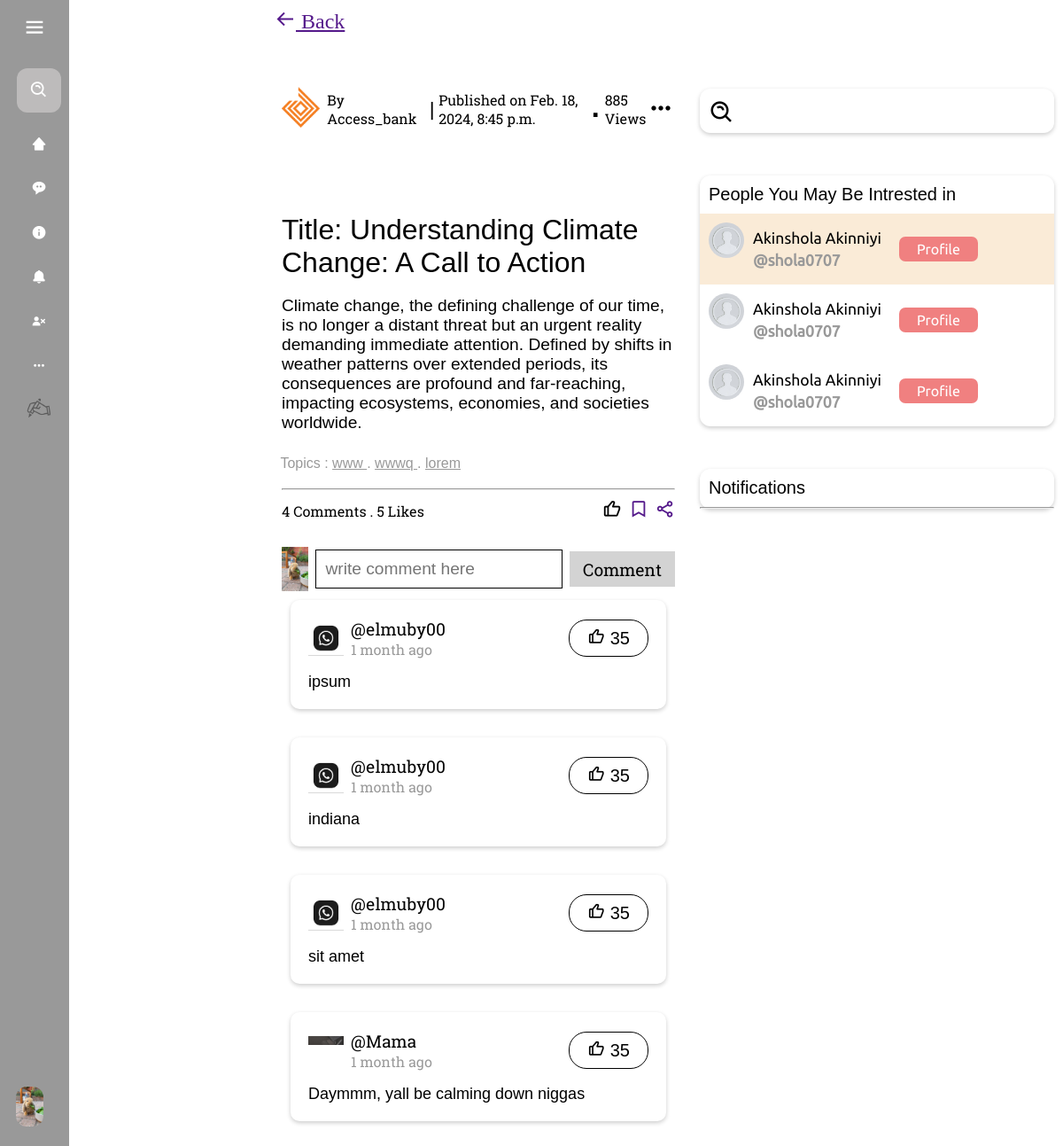
Screenshot of /post_details/cf5ccd7b-8481-4d31-aa3b-e5f36586490f (signed in) with the database file from the repository.
### blog/models.py (models this page shows, shortened)
class Profile(models.Model):
    user = models.OneToOneField(User, on_delete=models.CASCADE)
    bio = models.TextField(null=True, blank=True)
    dob = models.DateField(null=True, blank=True)
    profile_img =  models.ImageField( upload_to='profile_images', default='default.jpg')
    location = models.CharField(null=True, blank=True, max_length=100)
    website = models.CharField(null=True, blank=True,max_length=100)
    about = models.TextField(null=True, blank=True)
    followers = models.ManyToManyField('self', symmetrical=False, related_name='following')
    def __str__(self):
        return self.user.username

class Post(models.Model):
    id = models.UUIDField(primary_key = True, default = uuid.uuid4)
    user = models.ForeignKey(Profile, on_delete= models.SET_NULL, null= True)
    image = models.ImageField(upload_to='post_images', default=None, null=True, blank=True)
    topic = models.CharField(max_length=100, null = True, blank=True)
    caption = models.TextField()
    category = models.ManyToManyField(category, related_name='cats', blank=True)
    created = models.DateTimeField(default = datetime.now)
    likes = models.ManyToManyField(Profile, related_name='likes', blank=True)

class category(models.Model):
    category = models.CharField(max_length=200)

class Message(models.Model):
    muser = models.ForeignKey(Profile, on_delete= models.SET_NULL, null= True)
    mpost = models.ForeignKey(Post, on_delete= models.SET_NULL, null= True)
    message_body = models.TextField()
    created = models.DateTimeField(default = datetime.now)

### blog/views.py (the view)
# urls.py: path("post_details/<str:pk>", views.post_details, name="post_details"),
@login_required(login_url="signin-page")
def post_details(request, pk):
    d_user = User.objects.get(username=request.user)
    user_profile = Profile.objects.get(user=d_user)
    c_user_profile = Profile.objects.get(user=d_user)
    post = Post.objects.get(id=pk)
    post_messages = post.message_set.all()
    if request.method == "POST":
        Message.objects.create(
            muser=user_profile, mpost=post, message_body=request.POST.get("messagebody")
        ).save()
        return redirect("post_details", pk=post.id)
    context = {
        "postdet": post,
        "c_user_profile": c_user_profile,
        "post_messages": post_messages,
    }
    return render(request, "postpage.html", context)

### templates/postpage.html (shortened to what this page needs)
{% extends "base.html" %} {% load static %}
{% block content %}
  <div class="post_page_Sep">
    <a href="{{request.META.HTTP_REFERER}}" class="back">
      <i class="bx bx-arrow-back"></i>
      Back
    </a>
    <div class="postpagemain">
      <div class="about_post">
        <div class="post_inner">
          <a class="person_details" href="#">
            <div class="person_details_image">
              <img src="{{ postdet.user.profile_img.url }}" alt="" />
            </div>
            <p class="person_details_name">By {{ postdet.user }}</p>
            <span style="font-size: 1.5rem">|</span>
          </a>
          <div class="other_about_post">
            <p>Published on {{ postdet.created }}</p>
          </div>
          <span style="font-size: 3rem; margin-top: -20px">.</span>
          <div class="views">885 Views</div>
        </div>
        <div class="otheroptions">
          <i class="bx bx-dots-horizontal-rounded"></i>
        </div>
      </div>
      <div>
        <div
          style="
            font-family: sans-serif;
            display: flex;
            flex-direction: column;
            gap: 0.7rem;
          "
        >
          {% if postdet.image %}
          <div
            style="
              padding: 0.5rem;
              width: 100%;
              height: 100%;
              overflow: hidden;
            "
          >
          </div>
          {% endif %}
          <p
            style="
              font-size: 2rem;
              padding: 0.5rem;
              padding-bottom: 0;
              font-family: sans-serif;
            "
          >
            {{ postdet.topic }}
          </p>
          <p
            style="
              font-family: sans-serif;
              font-size: 1.2rem;
              padding: 0.5rem;
            "
          >
            {{ postdet.caption }}
          </p>
          <p
            style="
              font-family: sans-serif;
              font-size: 1rem;
              color: #999;
              padding: 0.4rem;
              padding-bottom: 0rem;
            "
          >
            Topics : {% for catsp in postdet.category.all %}
            <a style="color: #999" href="/search?q={{catsp.category}}&type=category">
              {{catsp.category}}
            </a>
            {% if not forloop.last %} . {% endif %} {% endfor %}
          </p>
          <div style="padding: 0.5rem">
            <hr />
            <div
              style="
                margin-top: 10px;
                display: flex;
                align-items: center;
                justify-content: space-between;
              "
            >
              <div style="font-family: rs">
                {{post_messages.count}} Comments . {{ postdet.likes.count }}
                Likes
              </div>
              <div
                style="
                  display: flex;
                  align-items: center;
                  gap: 0.5rem;
                  font-size: 22px;
                "
              >
                {% if c_user_profile in dposts.likes.all %}
                <a style="color: black;" href="/like_post?post_id={{postdet.id}}"
                  ><i class="bx bx-like liked"></i
                ></a>
                {% else %}
                <a style="color: black;" href="/like_post?post_id={{postdet.id}}"
                  ><i class="bx bx-like"></i
                ></a>
                {% endif %}
                <a href=""><i class="bx bx-bookmark"></i></a>
                <a href=""><i class="bx bx-share-alt"></i></a>
              </div>
            </div>
          </div>
          <div
            style="display: flex; flex-direction: column; padding: 0.5rem"
            class="comment_section"
          >
            <form
              style="
                display: flex;
                align-items: center;
                justify-content: space-between;
                gap: 0.5rem;
              "
              action=""
              method="post"
            >
              <div
                style="
                  width: 50px;
                  height: 50px;
                  overflow: hidden;
                "
              >
                <img
                  width="100%"
                  src="{{ c_user_profile.profile_img.url }}"
                  alt=""
                />
              </div>
              <input
                style="
                  width: 100%;
                  height: 100%;
                  padding: 10px;
                  font-size: 1.2rem;
                  border-radius: none;
                  outline: none;
                  border: 1px solid black;
                "
                name="messagebody"
                placeholder="write comment here"
                type="text"
              />
              <button
                type="submit"
                style="
                  outline: none;
                  padding: 4px 15px;
                  width: 130px;
                  height: 40px;
                  font-size: 1.2rem;
                  background-color: lightgrey;
                  color: black;
                  border-radius: none;
                  border: none;
                  font-family: rs;
                "
              >
                Comment
              </button>
            </form>
            <div
              style="
                padding: 10px;
                display: flex;
                flex-direction: column;
                gap: 2rem;
              "
            >
              {% for message in post_messages %}
              <div
                class="comment"
                style="
                  display: flex;
                  flex-direction: column;
                  gap: 1rem;
                  box-shadow: 0 2px 5px 0 rgba(0, 0, 0, 0.2);
                  border-radius: 10px;
                  padding: 20px;
                "
              >
                <div
                  class="header"
                  style="
                    display: flex;
                    align-items: center;
                    justify-content: space-between;
                  "
                >
                  <a
                    style="
                      display: flex;
                      align-items: center;
                      gap: 0.5rem;
                      text-decoration: none;
                      color: black;
                    "
                    href="/profile/{{message.muser}}"
                  >
                    <div
                      style="width: 40px; height: 40px; overflow: hidden"
                    >
                      <img
                        style="width: 100%"
                        src="{{message.muser.profile_img.url}}"
                        alt=""
                      />
                    </div>
                    <div>
                      <p style="font-size: 1.2rem; font-family: rs">
                        @{{message.muser}}
                      </p>
                      <p
                        style="
                          font-family: rs;
                          font-size: 1rem;
                          color: #999;
                        "
                      >
                        {{message.created | timesince }} ago
                      </p>
                    </div>
                  </a>
                  <div
                    style="
                      padding: 8px 20px;
                      border: 1px solid;
                      border-radius: 20px;
                    "
                  >
                    <a
                      style="
                        text-decoration: none;
                        color: black;
                        font-size: 20px;
                      "
                      href=""
                      ><i class="bx bx-like"></i> 35</a
                    >
                  </div>
                </div>
                <div style="font-size: 18px">{{message.message_body}}</div>
              </div>
              {% endfor %}
            </div>
          </div>
        </div>
      </div>
    </div>
  </div>
{% endblock %}

### templates/navbar.html (shortened to what this page needs)
{% load static %}
<!DOCTYPE html>
<html lang="en">
  <head>
    <link
      href="https://unpkg.com/boxicons@2.1.4/css/boxicons.min.css"
      rel="stylesheet"
    />
    <link rel="stylesheet" href="{% static 'css/navbar.css' %}" />
  </head>
  <body>
    <nav class="sidebar">
      <div class="logo_content">
        <i class="bx bx-menu" id="btn"></i>
      </div>
      <ul class="nav_list">
        <li>
          <form action="">
            <i class="bx bx-search-alt sbfh"></i>
            <input type="search" placeholder="search..." name="" id="" />
          </form>
        </li>
        <li>
          <a href="/">
            <i class="bx bxs-home-alt-2"></i>
          </a>
        </li>
        <li>
          <a href="">
            <i class="bx bxs-message-rounded-dots"></i>
          </a>
        </li>
        <li>
          <a href="">
            <i class='bx bxs-info-circle' ></i>            <span class="links_name">About us</span>
          </a>
        </li>
        <li>
          <a href="">
            <i class="bx bxs-bell"></i>
          </a>
        </li>
        {% if request.user.is_authenticated %}
        <li>
          <a href="/logout">
            <i class="bx bxs-user-x"></i>
          </a>
        </li>
        {% endif %}
        <li>
          <a href="">
            <i class="bx bx-dots-horizontal-rounded"></i>
          </a>
        </li>
        <li>
          <a href="/post">
            <i
              style="
                display: flex;
                align-items: center;
                justify-content: center;
              "
              ><img
                style="width: 30px"
                src="../static/img/hand_with_pen_50px.png"
                alt=""
            /></i>
          </a>
        </li>
        <div class="profile_content">
          <div class="profile">
            <a
              href="/profile/{{request.user.username}}"
              class="profile_details"
            >
              {% if request.user.is_authenticated %}
              <img src="{{ c_user_profile.profile_img.url }}" alt="" />
              {% endif %}
            </a>
          </div>
        </div>
      </ul>
    </nav>
  </body>
</html>

### static/css/navbar.css (style rules this page uses)
* { margin: 0; padding: 0; box-sizing: border-box; }
body { position: relative; min-height: 100vh; width: 100%; }
.sidebar { font-family: Ubuntu ; position: fixed; top: 0; left: 0; height: 100%; width: 78px; background: #999; padding: 6px 14px; transition: .3s ease-in; }
.sidebar #btn { color: white; position: absolute; left: 50%; top: 6px; font-size: 28px; height: 50px; width: 50px; text-align: center; line-height: 50px; transform: translateX(-50%); }
.sidebar ul { margin-top: 20px; }
.sidebar ul li { list-style: none; position: relative; height: 50%; width: 100%; margin: 0 5px; line-height: 50px ; white-space:nowrap; }
.sidebar ul li:nth-child(1) { margin-bottom: 10px; }
.sbfh { position: absolute; z-index: 9991; top: 50%; left: 0; transform: translateY(-50%); font-size: 22px; color: #FFF; }
.sidebar ul li input { height: 50px; width: 100%; left: 0; top: 0; border-radius: 12px; outline: none; border: none; background: #bdbbbb; color: white; padding-left: 50px; font-size: 18px; }
.sidebar ul li a { color: white; display: flex; font-size: 1.1rem; align-items: center; text-decoration: none; transition: all .4s ease; border-radius: 12px; }
.sidebar ul li i { height: 50px; min-width: 50px; border-radius: 12px; line-height: 50px; text-align: center; }
.sidebar .profile_content { position: absolute; color: #FFF; padding: 10px; padding-bottom: 20px; bottom: 0; left: 0; margin-left: 8px; }
.profile .profile_details { text-decoration: none; color: #FFF; display: flex; align-items: center; }
.profile .profile_details img { height: 45px; width: 45px; object-fit: cover; border-radius: 12px; }

### static/css/sidebar.css (style rules this page uses)
* { padding: 0; margin: 0; }

### templates/postpage.html (style rules this page uses)
* { margin: 0; padding: 0; box-sizing: border-box; }
.post_page_Sep { display: flex; flex-direction: column; gap: 2rem; }
.back { font-size: 1.5rem; font-family: barlow; padding: 10px; }
.postpagemain { padding: 10px; display: flex; flex-direction: column; gap: 2rem; }
.about_post { padding: 0.5rem; display: flex; align-items: center; justify-content: space-between; font-family: rs; }
.otheroptions { font-size: 2rem; }
.post_inner { display: flex; align-items: center; gap: 0.3rem; }
.person_details { display: flex; align-items: center; gap: 0.5rem; text-decoration: none; color: black; }
.person_details_image { width: 50px; height: 50px; overflow: hidden; border-radius: 5px; }
.person_details_image img { width: 100%; }

### rows the page displays
Profile: profile_img (picture)
Post: user.profile_img (picture), user "Access_bank", created "Feb. 18, 2024, 8:45 p.m.", topic "Title: Understanding Climate Change: A Call to Action", caption "Climate change, the defining challenge of our time, is no longer a distant threat but an urgent reality demanding immediate attention. Defined by shifts in weather patterns over extended periods, its consequences are profound and far-reaching, impacting ecosystems, economies, and societies worldwide.", count "4", likes.count "5"
category: category "www"
category: category "wwwq"
category: category "lorem"
Message: muser.profile_img (picture), muser "elmuby00", created "1 month", message_body "ipsum"
Message: muser.profile_img (picture), muser "elmuby00", created "1 month", message_body "indiana"
Message: muser.profile_img (picture), muser "elmuby00", created "1 month", message_body "sit amet"
Message: muser.profile_img (picture), muser "Mama", created "1 month", message_body "Daymmm, yall be calming down niggas"
